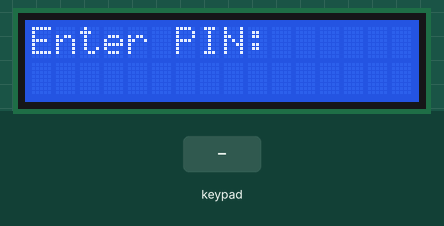
Simulated run of this sketch. Board: Arduino Uno, built with avr-gcc and run on an emulated ATmega328P. Parts: 16×2 character LCD. Inputs (shaded band) come from the test bench. EEPROM starts erased.

Above: at 3.2 s.
3.3 s: keypad keys 1 2 1 1 1 0 9 pressed 0.4 s apart
At 5.2 s:
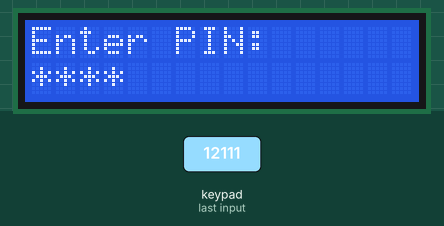
8.0 s: key '#' pressed
At 10.8 s:
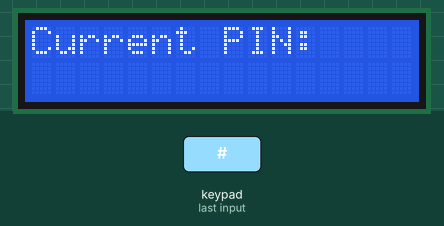
11.0 s: key '*' pressed
At 11.4 s:
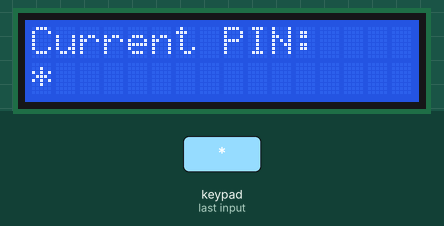
12.5 s: key '*' pressed
At 13.7 s:
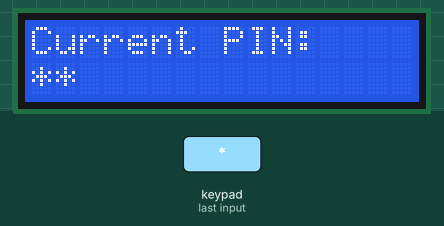
14.0 s: key '*' pressed
At 14.8 s:
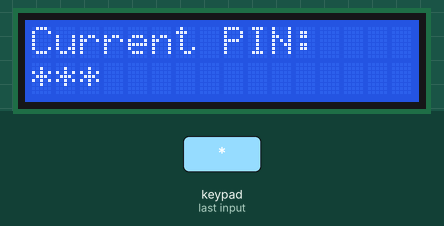
15.5 s: keypad keys 1 2 1 1 1 0 9 # pressed 0.4 s apart
At 16.4 s:
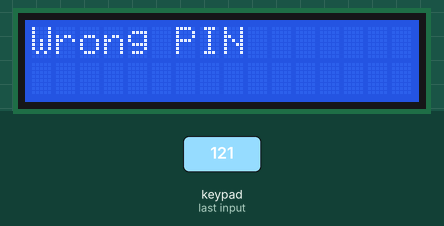
Timing chart, 0 to 18.5 s (numbered marks = the images above; inputs shaded):
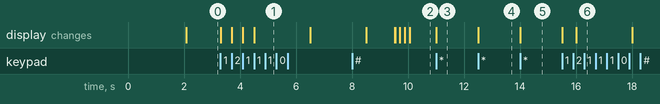

The sketch:

Door_Lock_2.0.ino
```cpp
#include <Keypad.h>
#include <LiquidCrystal.h>
#include <EEPROM.h>

const int rs = 13, en = 5, d4 = 4, d5 = 3, d6 = 2, d7 = 1;
LiquidCrystal lcd(rs, en, d4, d5, d6, d7);

const byte ROWS = 4;
const byte COLS = 3;
char keys[ROWS][COLS] = {
  {'1', '2', '3'},
  {'4', '5', '6'},
  {'7', '8', '9'},
  {'*', '0', '#'},
};
byte rowPins[ROWS] = {12, 11, 10, 9};
byte colPins[COLS] = {8, 7, 6};

Keypad mykeypad = Keypad(makeKeymap(keys), rowPins, colPins, ROWS, COLS);

char initialPIN[4];
char getPIN[4];
char newPIN[4];
char keyPressed = 0;
char checkKey = 0;
int count = 0;
int wrong = 0;

void setup() {
  lcd.begin(16, 2);
  lcd.setCursor(0, 0);
  lcd.print("Keypad Lock");
  delay(2000);
  lcd.clear();
  lcd.print("Enter PIN: ");
  lcd.setCursor(0, 1);
  defaultPIN();
}

void defaultPIN() {
  for (int i = 0; i < 4; i++) {
    EEPROM.write(i, i + 49);
  }

  for (int i = 0; i < 4; i++) {
    initialPIN[i] = EEPROM.read(i);
  }
}

void changethePIN() {
  int j = 0;
  char key = 0;

  lcd.clear();
  lcd.print("Current PIN: ");
  lcd.setCursor(0, 1);

  while (j < 4) {
    key = mykeypad.getKey();

    if (key && key != '#') {
      newPIN[j] = key;
      lcd.print(key);
      j++;
    }
    key = 0;
  }

  delay(500);

  if (strncmp(newPIN, initialPIN, 4)) {
    lcd.clear();
    lcd.print("Wrong PIN");
    delay(2000);
    lcd.clear();
    lcd.print("Try Again");
    delay(2000);
  }
  else {
    j = 0;
    lcd.clear();
    lcd.print("New PIN: ");
    lcd.setCursor(0, 1);

    while (j < 4) {
      key = mykeypad.getKey();

      if (key && key != '#') {
        initialPIN[j] = key;
        lcd.print("*");
        EEPROM.write(j, key);
        j++;
      }
    }
    delay(500);
    lcd.clear();
    lcd.print("PIN Changed");
    delay(2000);
  }

  lcd.clear();
  lcd.print("Enter PIN: ");
  lcd.setCursor(0, 1);
  keyPressed = 0;
}

void lockdown() {
  lcd.clear();
  lcd.setCursor(2, 0);
  lcd.print("Try Again In");
  lcd.setCursor(4, 1);
  lcd.print("1 minute");
  delay(1000);
  lcd.clear();

  for (int k = 60; k >= 0; k--) {
    lcd.setCursor(7,0);
    lcd.print(k);
    delay(1000);
    lcd.clear();
  }

  lcd.print("Enter PIN: ");
  lcd.setCursor(0, 1);
  count = 0;
  wrong = 0;
}

void loop() {
  // put your main code here, to run repeatedly:
  keyPressed = mykeypad.getKey();

  if (keyPressed == '#') {
    changethePIN();
  }

  if (keyPressed && keyPressed != '#') {
    getPIN[count] = keyPressed;
    lcd.print('*');
    count++;
  }

  if (count == 4) {
    delay(2000);

    for (int i = 0; i < 4; i++) {
      initialPIN[i] = EEPROM.read(i);
    }

    if (!(strncmp(getPIN, initialPIN, 4))) {
      wrong = 0;
      lcd.clear();
      lcd.print("Correct PIN");
      delay(1000);
      lcd.clear();
      while (checkKey != '*') {
        lcd.setCursor(4, 0);
        lcd.print("WELCOME!");
        checkKey = mykeypad.getKey();
      }

      if (checkKey == '*') {
        lcd.clear();
        lcd.print("Enter PIN: ");
        lcd.setCursor(0, 1);
        checkKey = 0;
        count = 0;
      }
    }
    else {
      lcd.clear();
      lcd.print("Wrong PIN");
      delay(1000);
      wrong++;
      if (wrong >= 5) {
        lockdown();
      }
      else {
        delay(1000);
        lcd.clear();
        lcd.print("Try Again");
        delay(1000);
        lcd.clear();
        lcd.print("Enter PIN: ");
        lcd.setCursor(0, 1);
        count = 0;
      }
    }
  }
}
```

Measured:
- after the input at 3.3 s, the display: first changes at once (image 1 shows a later state)
- after the input at 8.0 s, the display: first differs from a run without the input after 2.1 s (image 2)
- after the input at 11.0 s, the display: changes at once (image 3)
- after the input at 12.5 s, the display: changes at once (image 4)
- after the input at 14.0 s, the display: changes at once (image 5)
- after the input at 15.5 s, the display: first changes at once (image 6 shows a later state)
